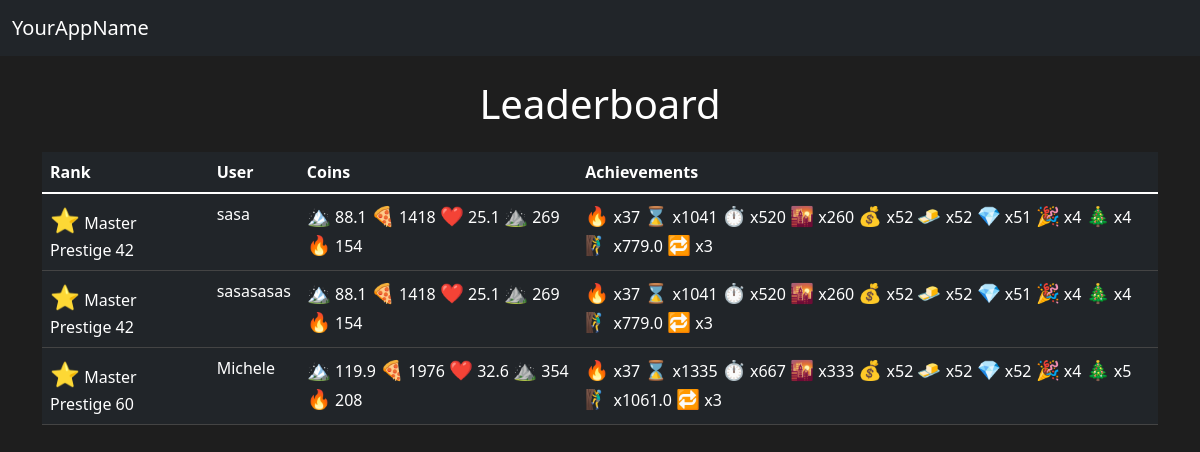
The app's page /leaderboard with its own data.
### app.py (models this page shows, shortened)
class User(db.Model):
    id = db.Column(db.Integer, primary_key=True)
    username = db.Column(db.String(100), nullable=False, unique=True)
    rank_name = db.Column(db.String(100), nullable=False)
    rank_emoji = db.Column(db.String(10), nullable=False)
    total_hours = db.Column(db.Float, nullable=False)
    coins = db.Column(db.PickleType, nullable=False)          # Changed to PickleType
    achievements = db.Column(db.PickleType, nullable=False)   # Changed to PickleType

### app.py (the view)
@app.route('/leaderboard')
def leaderboard():
    users = User.query.all()
    rank_order = {rank['name']: index for index, rank in enumerate(rank_config)}
    def get_rank_index(rank_name):
        return rank_order.get(rank_name, len(rank_order))
    sorted_users = sorted(users, key=lambda x: get_rank_index(x.rank_name))
    return render_template('leaderboard.html', users=sorted_users)

### templates/leaderboard.html (shortened to what this page needs)
<!DOCTYPE html>
<html lang="en">
<head>
    <link href="https://cdn.jsdelivr.net/npm/bootstrap@5.3.0/dist/css/bootstrap.min.css" rel="stylesheet">
</head>
<body>
    <nav class="navbar navbar-expand-lg navbar-dark bg-dark">
        <div class="container-fluid">
            <a class="navbar-brand" href="/">YourAppName</a>
        </div>
    </nav>
    <div class="container mt-4">
        <h1 class="text-center">Leaderboard</h1>
        <table class="table table-dark table-hover mt-4">
            <thead>
                <tr>
                    <th>Rank</th>
                    <th>User</th>
                    <th>Coins</th>
                    <th>Achievements</th>
                </tr>
            </thead>
            <tbody>
    {% for user in users %}
    <tr>
        <td>
            <span class="rank-emoji">{{ user.rank_emoji }}</span> {{ user.rank_name }}
        </td>
        <td>{{ user.username }}</td>
        <td>
            {% for coin in user.coins %}
                <span class="coin-emoji">{{ coin['emoji'] }}</span> {{ coin['count'] }}
            {% endfor %}
        </td>
        <td>
            {% for category, achievements in user.achievements.items() %}
                {% if category != 'longestStreak' %}
                    {% for achievement in achievements %}
                        {% if achievement['count'] > 0 %}
                            <span class="achievement-emoji">{{ achievement['emoji'] }}</span> x{{ achievement['count'] }}
                        {% endif %}
                    {% endfor %}
                {% else %}
                    {% if achievements['count'] > 0 %}
                        <span class="achievement-emoji">{{ achievements['emoji'] }}</span> x{{ achievements['count'] }}
                    {% endif %}
                {% endif %}
            {% endfor %}
        </td>
    </tr>
    {% endfor %}
</tbody>
        </table>
    </div>
</body>
</html>

### templates/leaderboard.html (style rules this page uses)
body { background-color: #1e1e1e; color: #fff; }
.table thead th { border-bottom: 2px solid #fff; }
.table tbody tr { border-bottom: 1px solid #444; }
.rank-emoji { font-size: 1.5em; }
.coin-emoji, .achievement-emoji { font-size: 1.2em; }

### records on screen
User: rank_emoji "⭐", rank_name "Master Prestige 42", username "sasa", emoji "🏔️" "🍕" "❤️" "⛰️" "🔥", count "88.1" "1418" "25.1" "269" "154", emoji "🔥", count "37", emoji "⌛" "⏱️" "🌇" "💰" "🧈" "💎" "🎉" "🎄" "🧗‍♂️" "🔁", count "1041" "520" "260" "52" "52" "51" "4" "4" "779.0" "3"
User: rank_emoji "⭐", rank_name "Master Prestige 42", username "sasasasas", emoji "🏔️" "🍕" "❤️" "⛰️" "🔥", count "88.1" "1418" "25.1" "269" "154", emoji "🔥", count "37", emoji "⌛" "⏱️" "🌇" "💰" "🧈" "💎" "🎉" "🎄" "🧗‍♂️" "🔁", count "1041" "520" "260" "52" "52" "51" "4" "4" "779.0" "3"
User: rank_emoji "⭐", rank_name "Master Prestige 60", username "Michele", emoji "🏔️" "🍕" "❤️" "⛰️" "🔥", count "119.9" "1976" "32.6" "354" "208", emoji "🔥", count "37", emoji "⌛" "⏱️" "🌇" "💰" "🧈" "💎" "🎉" "🎄" "🧗‍♂️" "🔁", count "1335" "667" "333" "52" "52" "52" "4" "5" "1061.0" "3"
